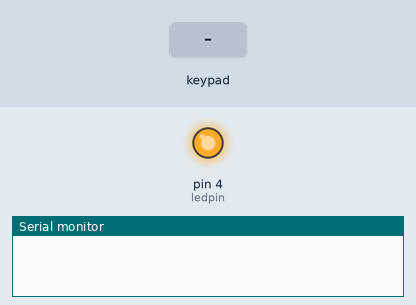
This sketch was run on a simulated Arduino Uno, built with avr-gcc and run on an emulated ATmega328P. On the bench: output pins drawn as LEDs (lit = HIGH), the last lines printed to the serial monitor. The test bench sets the inputs (shaded band).

Above: at 1.2 s.
1.3 s: keypad keys 1 2 1 1 1 0 9 * pressed 0.4 s apart
At 5.3 s:
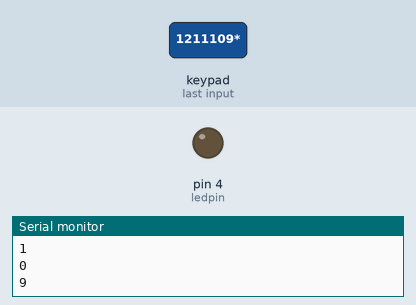
7.5 s: key '#' pressed
At 7.9 s:
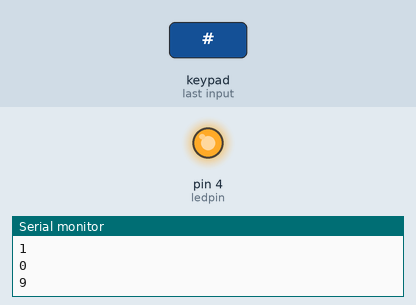
9.0 s: key '*' pressed
At 10.0 s:
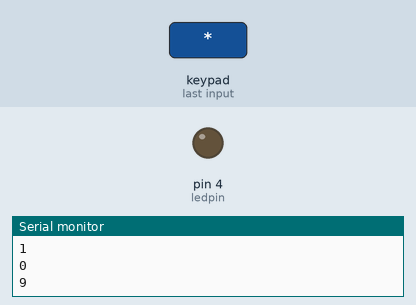
Timing chart, 0 to 12.0 s (numbered marks = the images above; inputs shaded):
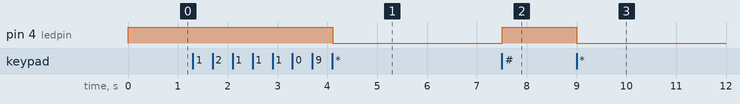

The sketch:

Keypad_example.ino
```cpp
#include <Key.h>
#include <Keypad.h>

const byte rows = 4; //số hàng
const byte columns = 4; //số cột

int holdDelay = 700; //Thời gian trễ để xem là nhấn 1 nút nhằm tránh nhiễu
int n = 3; //
int state = 0; //nếu state =0 ko nhấn,state =1 nhấn thời gian nhỏ , state = 2 nhấn giữ lâu
char key = 0;
int ledpin = 4;
//Định nghĩa các giá trị trả về
char keys[rows][columns] =
{
  {'1', '2', '3', 'A'},
  {'4', '5', '6', 'B'},
  {'7', '8', '9', 'C'},
  {'*', '0', '#', 'D'},
};

byte rowPins[rows] = {12, 11, 10, 9}; //Cách nối chân với Arduino
byte columnPins[columns] = {8, 7, 6, 5};

//cài đặt thư viện keypad
Keypad keypad = Keypad(makeKeymap(keys), rowPins, columnPins, rows, columns);
void setup()
{
  pinMode(ledpin,OUTPUT);
  digitalWrite(ledpin, HIGH);
  Serial.begin(9600);
}

void loop()
{
  char key = keypad.getKey();
  if(key)  // Check for a valid key.
  {
    switch (key)
    {
      case '*':
        digitalWrite(ledpin, LOW);
        break;
      case '#':
        digitalWrite(ledpin, HIGH);
        break;
      default:
        Serial.println(key);
    }
  }
}
```

Measured:
- after the input at 1.3 s, pin 4 (ledpin): HIGH → LOW after 2.8 s
- after the input at 7.5 s, pin 4 (ledpin): LOW → HIGH at once
- after the input at 9.0 s, pin 4 (ledpin): HIGH → LOW at once
